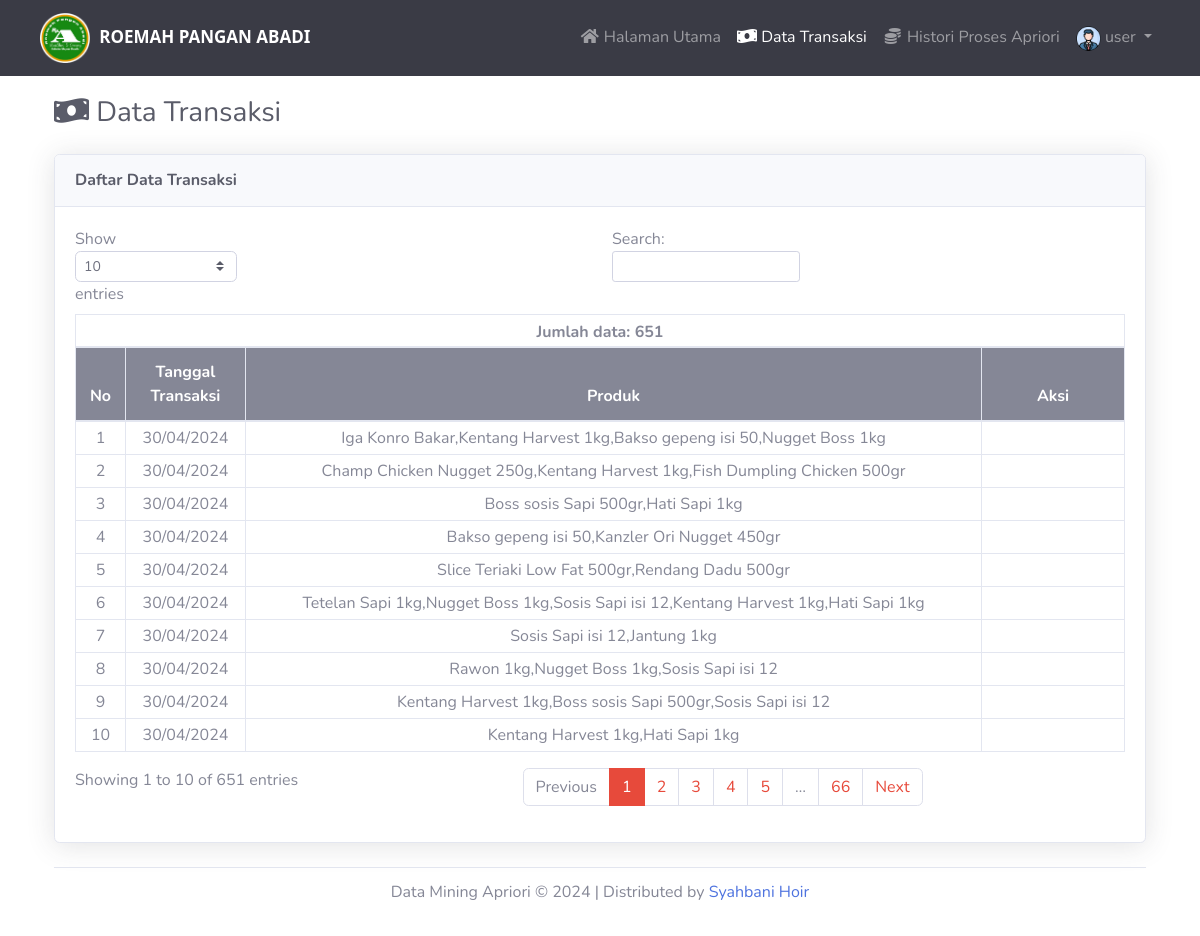
/index.php?menu=data_transaksi (signed in), run on the app's committed database.
### tables this page shows
CREATE TABLE `transaksi` (
  `id_transaksi` int(11) NOT NULL,
  `tanggal_transaksi` date DEFAULT NULL,
  `produk` text DEFAULT NULL
);

### fungsi.php (called while the page is built, shortened)
<?php
function can_access_menu($menu)
{
    if ($_SESSION['apriori_level'] == 2) {
        return true;
    }
    return false;
}
function format_date2($date)
{
    $date_ex = explode("-", $date);
    return $date_ex[2] . "/" . $date_ex[1] . "/" . $date_ex[0];
}

### database.php (called while the page is built, shortened)
<?php
class database {
    private $servername;
    private $user_db;
    private $password_db;
    private $database;
    private $koneksi;
    function database() {
        return $this->connect_db();
    }
    function load_conf_db() {
        $path = dirname(__FILE__) . '/koneksi.php';
        if (file_exists($path)) {
            $conf = include $path;
            $this->servername = @$conf['host'];
            $this->database = @$conf['dbname'];
            $this->user_db = @$conf['username'];
            $this->password_db = @$conf['password'];
        }
    }
    public function connect_db() {
        $this->koneksi = mysqli_connect($this->servername, $this->user_db, $this->password_db, $this->database);
        return $this->koneksi;
    }
    function db_query($sql) {
        $conn = $this->koneksi;
        return mysqli_query($conn, $sql);
    }
    function db_fetch_array($result) {
        return mysqli_fetch_array($result);
    }
    function db_num_rows($result) {
        return mysqli_num_rows($result);
    }
}
?>

### koneksi.php (called while the page is built)
<?php
return array(
    'host' => "localhost",
    'username' => "root",
    'password' => "",
    'dbname' => "skripsi",
);
?>

### data_transaksi.php (the view, shortened to what this page needs)
<?php
include_once "database.php";
include_once "fungsi.php";
?>
<div class="d-sm-flex align-items-center justify-content-between mb-4">
    <h1 class="h3 mb-0 text-gray-800"><i class="fas fa-fw fa-money-bill-wave"></i> Data Transaksi</h1>
</div>
<?php
$db_object = new database();
    ?>
<?php
$sql = "SELECT * FROM transaksi";
$query = $db_object->db_query($sql);
$jumlah=$db_object->db_num_rows($query);
?>
<div class="card shadow mb-4">
    <div class="card-header py-3 d-sm-flex align-items-center justify-content-between">
        <h6 class="m-0 font-weight-bold text-dark">Daftar Data Transaksi</h6>
    </div>
    <div class="card-body">
        <?php
        if($jumlah==0){
            echo "Data transkasi kosong...";
        }else{
        ?>
        <table class="table table-bordered" id="dataTable" width="100%" cellspacing="0">
            <thead>
                <tr align="center">
                    <th colspan="4" class="pb-0 pt-2 px-0 ">
                        <h6 class="font-weight-bold mb-1">
                            Jumlah data: <?= $jumlah ?>
                        </h6>
                    </th>
                </tr>
                <tr align="center" class="bg-gray-600 text-white">
                    <th>No</th>
                    <th>Tanggal Transaksi</th>
                    <th>Produk</th>
                    <th width="15%">Aksi</th>
                </tr>
            </thead>
            <?php
            $no = 1;
            while ($row = $db_object->db_fetch_array($query)) {
            ?>
            <tr>
                <td class="py-1 text-center"> <?= $no ?></td>
                <td class="py-1 text-center"> <?= format_date2($row['tanggal_transaksi']) ?></td>
                <td class="py-1 text-center"> <?= $row['produk'] ?></td>
                <td class="py-1 text-center">
                </td>
            </tr>
            <?php
                $no++;
            }
            ?>
        </table>
        <?php
        }
        ?>
    </div>
</div>

### index.php (shortened to what this page needs)
<?php
$menu = '';
if (isset($_GET['menu'])) {
    $menu = $_GET['menu'];
}
include_once 'fungsi.php';
?>
<!DOCTYPE html>
<html lang="en">
<head>
    <link href="assets/vendor/fontawesome-free/css/all.min.css" rel="stylesheet" type="text/css">
    <link rel="stylesheet" href="assets/css/sb-admin.min.css">
    <link rel=" stylesheet" href="assets/css/bootstrap-colorpicker.min.css" />
    <link rel="stylesheet" href="assets/css/bootstrap-datepicker3.min.css" />
    <link rel="stylesheet" href="assets/css/bootstrap-timepicker.min.css" />
    <link rel="stylesheet" href="assets/css/bootstrap-datetimepicker.min.css" />
    <link rel="stylesheet" href="assets/css/daterangepicker.min.css" />
</head>
<body id="page-top">
    <nav class="navbar navbar-expand-lg navbar-dark bg-gray-900 pb-2 pt-2"
        style="position: sticky; top: 0; z-index: 1;">
        <div class="container-fluid">
            <a class="navbar-brand" href="index.php">
                <img src="assets/img/logo-rpa.png" width="50" height="50" alt="logo roemah pangan abadi" class="m-0">
                <span class="ml-1 font-weight-bold" style="font-size: 17px; font-family: Noto Sans;">ROEMAH PANGAN
                    ABADI</span>
            </a>
            <?php
            $menu_active = '';
            if (isset($_GET['menu'])) {
                $menu_active = $_GET['menu'];
                }
            ?>
            <div class="collapse navbar-collapse justify-content-end" id="navbarNav">
                <ul class="navbar-nav ">
                    <li class="nav-item <?php echo ($menu_active == '') ? "active" : ""; ?>">
                        <a class="nav-link" href="index.php">
                            <i class="fas fa-fw fa-home"></i>
                            <span>Halaman Utama</span></a>
                    </li>
                    <li class="nav-item <?php
                        echo ($menu_active == 'data_transaksi') ? "active" : "";
                        echo ($menu_active == 'edit_transaksi') ? "active" : "";
                        ?>">
                        <a class="nav-link" href="index.php?menu=data_transaksi">
                            <i class="fas fa-fw fa-money-bill-wave"></i>
                            <span>Data Transaksi</span></a>
                    </li>
                    <li class="nav-item <?php
                            echo ($menu_active == 'hasil') ? "active" : "";
                            echo ($menu_active == 'view_rule') ? "active" : "";?>">
                        <a class="nav-link" href="index.php?menu=hasil">
                            <i class="fas fa-fw fa-coins"></i>
                            <span>Histori Proses Apriori</span></a>
                    </li>
                    <div
                        class="dropdown <?php echo ($menu_active == 'profile' || $menu_active == 'about') ? "active" : ""; ?>">
                        <a class="nav-link dropdown-toggle" type="button" id="dropdownMenu1" data-toggle="dropdown"
                            aria-haspopup="true" aria-expanded="true">
                            <img class="img-profile rounded-circle" src="assets/img/profil.png" style="width: 25px;">
                            <span>
                                <?php echo $_SESSION['apriori_username']; ?>
                            </span>
                        </a>
                    </div>
                </ul>
            </div>
        </div>
    </nav>
    <div class="container" style="margin: 20px auto; min-height: 500px;">
        <?php
        $menu = '';
        if (isset($_GET['menu'])) {
            $menu = $_GET['menu'];
        }
        if ($menu != '') {
            if (can_access_menu($menu)) {
                if (file_exists($menu . ".php")) {
                    include $menu . '.php';
                }
            }
        } else {
            include "home.php";
        }
        ?>
        <?php
        include "footer.php";
        ?>
    </div>
</body>
</html>

### footer.php
<div class="card-footer text-muted bg-white text-center">
    <div class="footer-inner">
        <div class="footer-content">
            <span class="bigger-120">
                <span class="blue bolder">Data Mining Apriori</span>
                &copy; 2024 | Distributed by <a
                    href="mailto:hoirsyahbani14@gmail.com?subject=ENAIL DARI SISTEM DATA MINING APRIORI&body=Apakah Pertanyaan Anda?">
                    Syahbani Hoir
                </a></li>
            </span>
        </div>
    </div>
</div>

### data on the page
transaksi: tanggal_transaksi "30/04/2024", produk "Iga Konro Bakar,Kentang Harvest 1kg,Bakso gepeng isi 50,Nugget Boss 1kg"
transaksi: tanggal_transaksi "30/04/2024", produk "Champ Chicken Nugget 250g,Kentang Harvest 1kg,Fish Dumpling Chicken 500gr"
transaksi: tanggal_transaksi "30/04/2024", produk "Boss sosis Sapi 500gr,Hati Sapi 1kg"
transaksi: tanggal_transaksi "30/04/2024", produk "Bakso gepeng isi 50,Kanzler Ori Nugget 450gr"
transaksi: tanggal_transaksi "30/04/2024", produk "Slice Teriaki Low Fat 500gr,Rendang Dadu 500gr"
transaksi: tanggal_transaksi "30/04/2024", produk "Tetelan Sapi 1kg,Nugget Boss 1kg,Sosis Sapi isi 12,Kentang Harvest 1kg,Hati Sapi 1kg"
transaksi: tanggal_transaksi "30/04/2024", produk "Sosis Sapi isi 12,Jantung 1kg"
transaksi: tanggal_transaksi "30/04/2024", produk "Rawon 1kg,Nugget Boss 1kg,Sosis Sapi isi 12"
transaksi: tanggal_transaksi "30/04/2024", produk "Kentang Harvest 1kg,Boss sosis Sapi 500gr,Sosis Sapi isi 12"
transaksi: tanggal_transaksi "30/04/2024", produk "Kentang Harvest 1kg,Hati Sapi 1kg"

### other printed values
$_SESSION['apriori_username'] "user"
$jumlah "651"
